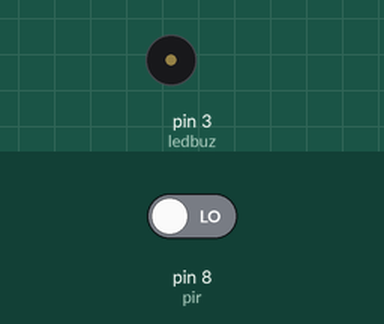
Bench run of a sketch on a simulated Arduino Uno, built with avr-gcc and run on an emulated ATmega328P. On the bench: buzzer (waves = sounding, pin HIGH). Inputs (shaded band) come from the test bench; at power-on: pin 8 (pir) LOW.

Above: at 1.2 s.
1.3 s: pin 8 (pir) driven HIGH
At 2.4 s:
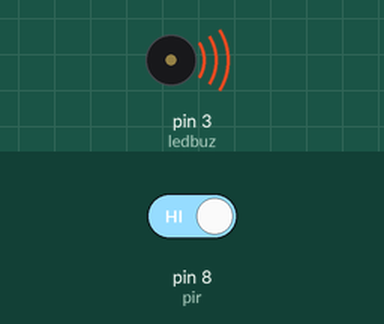
2.8 s: pin 8 (pir) driven LOW
At 3.6 s:
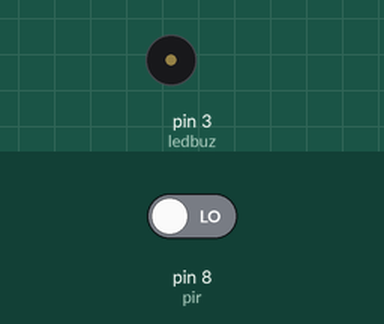
Timing chart, 0 to 5.8 s (numbered marks = the images above; inputs shaded):
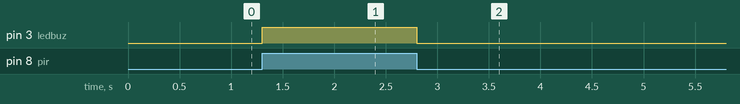

Measured:
- after the input at 1.3 s, pin 3 (ledbuz): LOW → HIGH at once
- after the input at 2.8 s, pin 3 (ledbuz): HIGH → LOW at once

The sketch:

pir_motion.ino
```cpp
#define pir 8
#define ledbuz 3

void setup() {
  pinMode(pir, INPUT);
  pinMode(ledbuz,OUTPUT);

}

void loop() {
  if (digitalRead(pir)==HIGH){
    digitalWrite(ledbuz,HIGH);
  }
  else{
    digitalWrite(ledbuz,LOW);
  }

}
```
